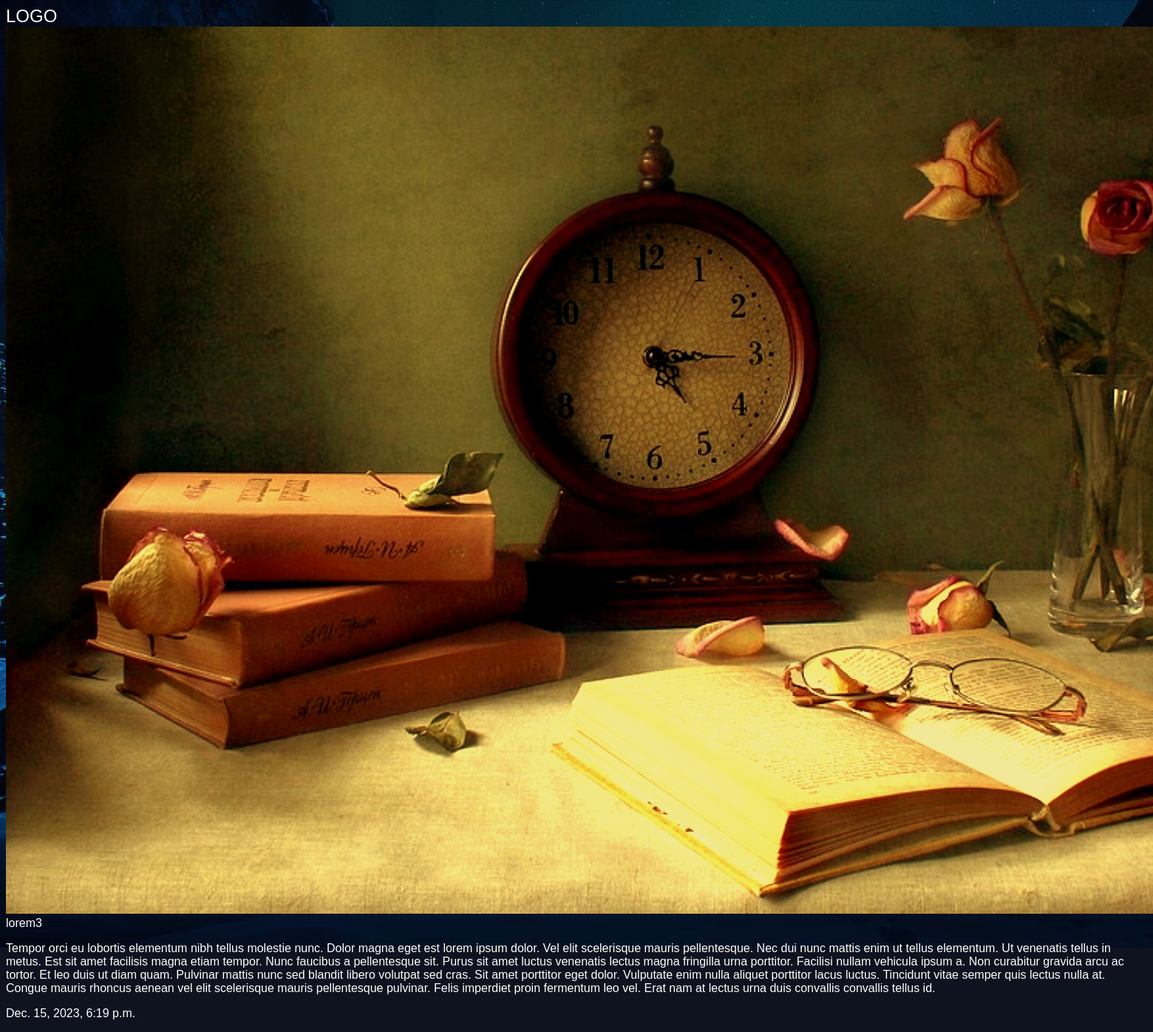
Page /articles/Dolor_magna_egetest_lorem_ipsum on the committed database.
### articles/models.py (models this page shows, shortened)
class Article(models.Model):
    title = models.CharField(max_length = 100)
    slug = models.SlugField()
    body = models.TextField()
    date = models.DateTimeField(auto_now_add = True)
    image = models.ImageField(default='default.jpg', blank=True)

### articles/views.py (the view)
# urls.py: path('<slug>', views.article_detail, name = "detail")
def article_detail(request, slug):
    article = models.Article.objects.get(slug=slug)
    return render(request, 'articles/article_detail.html', {'article':article})

### articles/templates/articles/article_detail.html
{% extends 'base.html' %}
{% block content %}
<div class ="article-detail">
    <div class = "article">
        <img src= "{{article.image.url}}" alt="">
      <h4>{{article.title}}</h4>
      <p>{{article.body}}</p>
      <p>{{article.date}}</p>
    </div>
</div>
{%endblock%}

### assets/styles.css (style rules this page uses)
body { background-color : #0f121f; background-image: url(/static/stars.jpg); color: #fff; background-repeat: no-repeat; background-attachment: fixed; }
body * { font-family: arial; }
h1, h2, h3, h4, h5, h6 { font-weight: normal; margin: 0; }

### rows in the picture
Article: image (picture), title "lorem3", body "Tempor orci eu lobortis elementum nibh tellus molestie nunc. Dolor magna eget est lorem ipsum dolor. Vel elit scelerisque mauris pellentesque. Nec dui nunc mattis enim ut tellus elementum. Ut venenatis tellus in metus. Est sit amet facilisis magna etiam tempor. Nunc faucibus a pellentesque sit. Purus sit amet luctus venenatis lectus magna fringilla urna porttitor. Facilisi nullam vehicula ipsum a. Non curabitur gravida arcu ac tortor. Et leo duis ut diam quam. Pulvinar mattis nunc sed blandit libero volutpat sed cras. Sit amet porttitor eget dolor. Vulputate enim nulla aliquet porttitor lacus luctus. Tincidunt vitae semper quis lectus nulla at. Congue mauris rhoncus aenean vel elit…", date "Dec. 15, 2023, 6:19 p.m."
